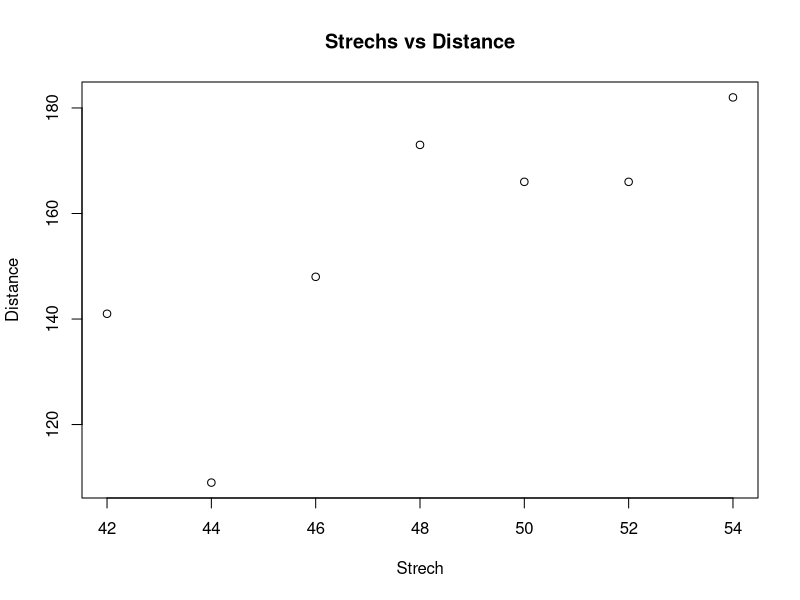
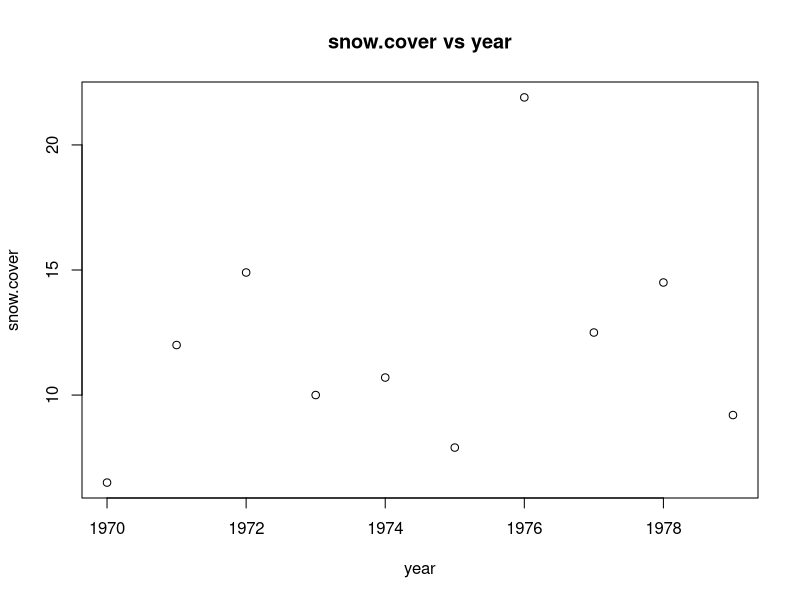
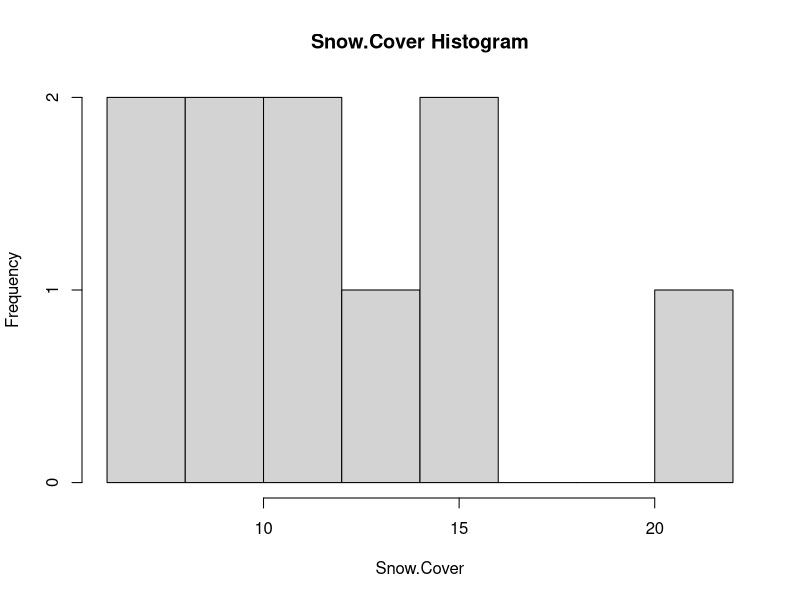
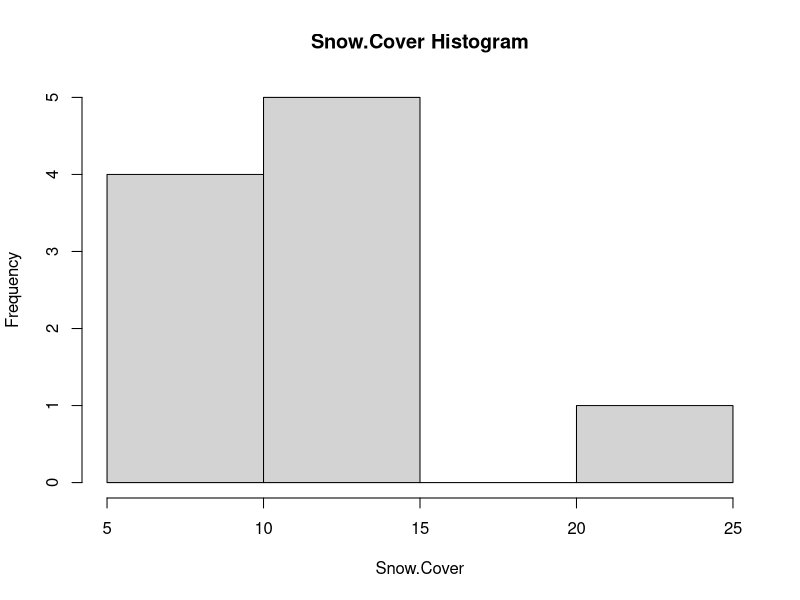
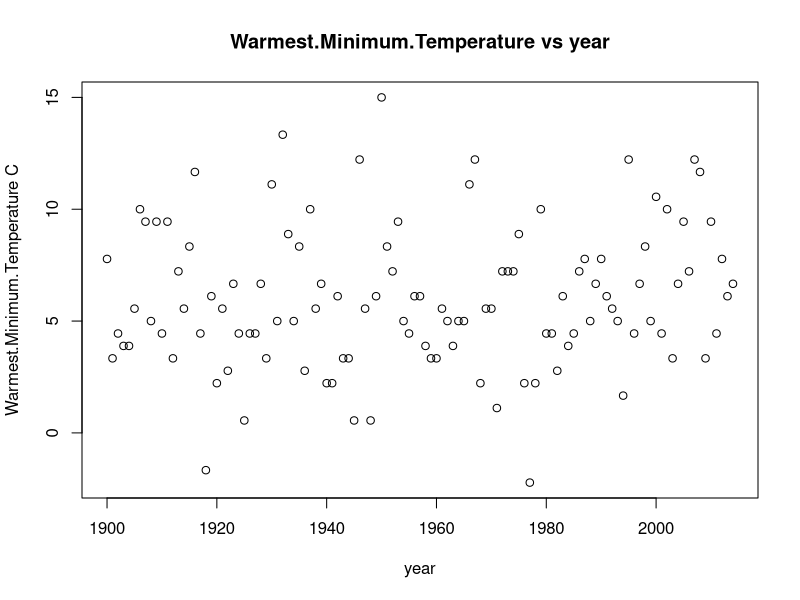
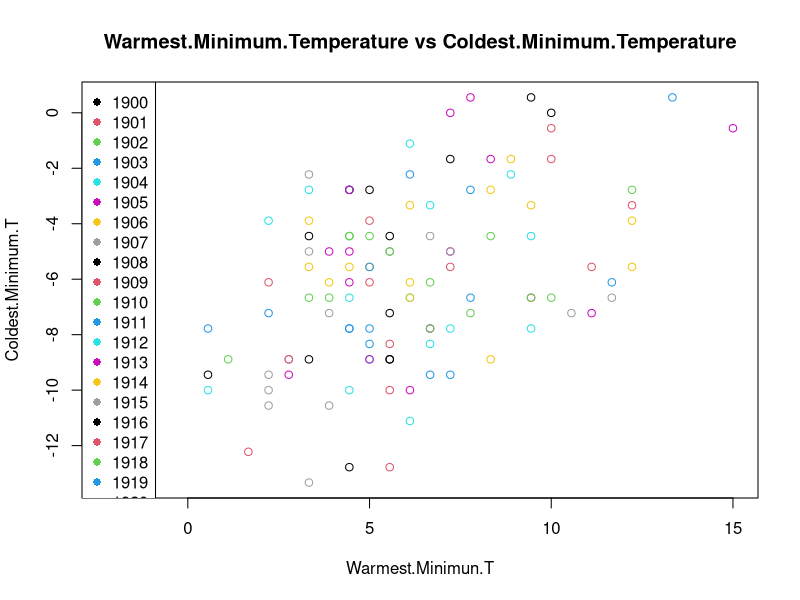

Generate these figures, in order, with R: (Note: this script raises an error after producing the figures.)
## ---- chunk 1
strech<-c(46,54,48,50,44,42,52)
distance<-c(148,182,173,166,109,141,166)
data<-data.frame(strech,distance)
## ---- chunk 2
data
## ---- chunk 3
plot(data$strech, data$distance, main="Strechs vs Distance", xlab="Strech", ylab="Distance")
## ---- chunk 4
year<-c(1970,1971,1972,1973,1974,1975,1976,1977,1978,1979)
snow.cover<-c(6.5,12.0,14.9,10.0,10.7,7.9,21.9,12.5,14.5,9.2)
year.snow<-data.frame(year, snow.cover)
## ---- chunk 5
year.snow
## ---- chunk 6
plot( year.snow$year,year.snow$snow.cover, main="snow.cover vs year", xlab="year", ylab="snow.cover" )
## ---- chunk 7
hist(snow.cover, main="Snow.Cover Histogram", xlab="Snow.Cover", breaks=10)
## ---- chunk 8
hist(snow.cover, main="Snow.Cover Histogram", xlab="Snow.Cover", breaks=5)
## ---- chunk 9
library(readxl)
NY <- read_excel("datasets/NY.xls")
View(NY)
## ---- chunk 10
ftoc<-function(gradosf)
{
  return ((gradosf-32)*(5/9))
}

intomm<-function(invalue)
{
  return (as.numeric(invalue)*25.4)
}
## ---- chunk 11
NY[2:8]<-apply(NY[2:8],2,ftoc)
## ---- chunk 12
NY[9:12]<-apply(NY[9:12],2,intomm)

ny.dataframe<-data.frame(NY)
## ---- chunk 13
plot(ny.dataframe$Year, ny.dataframe$Warmest.Minimum.Temperature..F. , main="Warmest.Minimum.Temperature vs year", xlab="year", ylab="Warmest.Minimum.Temperature C" )
## ---- chunk 14
ny.dataframe$FactorYear<-as.factor(ny.dataframe$Year)

plot(ny.dataframe$Warmest.Minimum.Temperature..F., ny.dataframe$Coldest.Minimum.Temperature..F. , col=ny.dataframe$Year, main="Warmest.Minimum.Temperature vs Coldest.Minimum.Temperature", xlab="Warmest.Minimun.T", ylab = "Coldest.Minimum.T") 
legend("topleft", legend=levels(ny.dataframe$FactorYear), col=1:length(levels(ny.dataframe$FactorYear)), pch=16)
## ---- chunk 15
obtieneSiglo<-function(year)
{
  year<-as.numeric(year)
  print(year)
  if(year >= 1900 && year<1925)
  {
    return("1º Cuarto Siglo XX")
  }
  else if (year >= 1925 && year<1950)
  {
     return("2º Cuarto Siglo XX")
  }
  else if (year >= 1950 && year<1975)
  {
    return("3º Cuarto Siglo XX")
  }
   else if (year >= 1975 && year<2000)
  {
    return("Final Siglo XX")
   }
  else
  {
      return("Siglo XXI")
  }
}


ny.dataframe$CategoricYear<-obtieneSiglo(ny.dataframe$Year)
